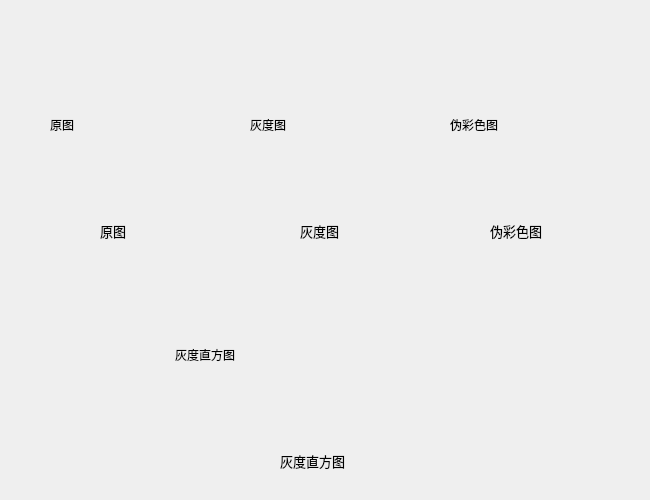
<?xml version="1.0" encoding="UTF-8"?>
<ui version="4.0">
 <class>FirstWork</class>
 <widget class="QDialog" name="FirstWork">
  <property name="geometry">
   <rect>
    <x>0</x>
    <y>0</y>
    <width>650</width>
    <height>500</height>
   </rect>
  </property>
  <property name="windowTitle">
   <string>Dialog</string>
  </property>
  <widget class="QLabel" name="srclable">
   <property name="geometry">
    <rect>
     <x>50</x>
     <y>50</y>
     <width>150</width>
     <height>150</height>
    </rect>
   </property>
   <property name="text">
    <string>原图</string>
   </property>
  </widget>
  <widget class="QLabel" name="greylable">
   <property name="geometry">
    <rect>
     <x>250</x>
     <y>50</y>
     <width>150</width>
     <height>150</height>
    </rect>
   </property>
   <property name="text">
    <string>灰度图</string>
   </property>
  </widget>
  <widget class="QLabel" name="histlable">
   <property name="geometry">
    <rect>
     <x>175</x>
     <y>280</y>
     <width>300</width>
     <height>150</height>
    </rect>
   </property>
   <property name="text">
    <string>灰度直方图</string>
   </property>
  </widget>
  <widget class="QLabel" name="rgblable">
   <property name="geometry">
    <rect>
     <x>450</x>
     <y>50</y>
     <width>150</width>
     <height>150</height>
    </rect>
   </property>
   <property name="text">
    <string>伪彩色图</string>
   </property>
  </widget>
  <widget class="QLabel" name="label">
   <property name="geometry">
    <rect>
     <x>100</x>
     <y>210</y>
     <width>68</width>
     <height>41</height>
    </rect>
   </property>
   <property name="font">
    <font>
     <pointsize>10</pointsize>
     <weight>50</weight>
     <bold>false</bold>
    </font>
   </property>
   <property name="text">
    <string>原图</string>
   </property>
  </widget>
  <widget class="QLabel" name="label_2">
   <property name="geometry">
    <rect>
     <x>300</x>
     <y>210</y>
     <width>68</width>
     <height>41</height>
    </rect>
   </property>
   <property name="font">
    <font>
     <pointsize>10</pointsize>
     <weight>50</weight>
     <bold>false</bold>
    </font>
   </property>
   <property name="text">
    <string>灰度图</string>
   </property>
  </widget>
  <widget class="QLabel" name="label_3">
   <property name="geometry">
    <rect>
     <x>490</x>
     <y>210</y>
     <width>68</width>
     <height>41</height>
    </rect>
   </property>
   <property name="font">
    <font>
     <pointsize>10</pointsize>
     <weight>50</weight>
     <bold>false</bold>
    </font>
   </property>
   <property name="text">
    <string>伪彩色图</string>
   </property>
  </widget>
  <widget class="QLabel" name="label_4">
   <property name="geometry">
    <rect>
     <x>280</x>
     <y>440</y>
     <width>111</width>
     <height>41</height>
    </rect>
   </property>
   <property name="font">
    <font>
     <pointsize>10</pointsize>
     <weight>50</weight>
     <bold>false</bold>
    </font>
   </property>
   <property name="text">
    <string>灰度直方图</string>
   </property>
  </widget>
 </widget>
 <resources/>
 <connections/>
</ui>
